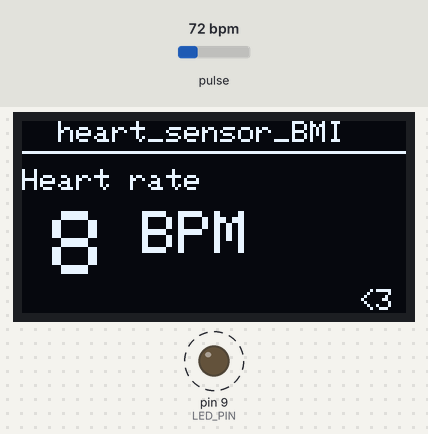
A sketch run on a simulated Arduino Uno, built with avr-gcc and run on an emulated ATmega328P. Shown: 128×64 one-colour display, output pins drawn as LEDs (lit = HIGH). Dashed ring = blinking. The inputs (shaded band) are chosen by the test bench; at power-on: pulse 72 bpm. What the sketch prints to the serial monitor is not drawn.

Above: at 1.7 s.
1.8 s: pulse set to 42 bpm
At 4.1 s:
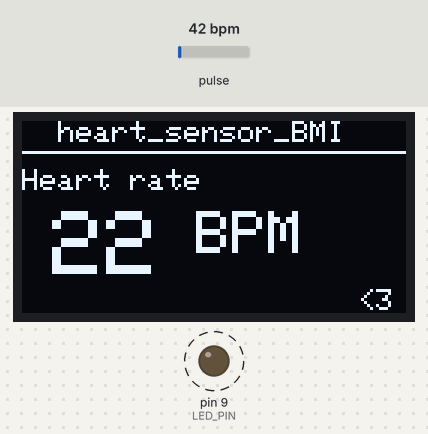
4.8 s: pulse set to 130 bpm
At 7.49 s:
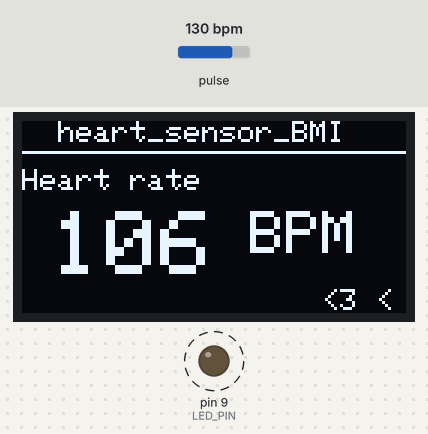
7.8 s: pulse set to 70 bpm
At 11.5 s:
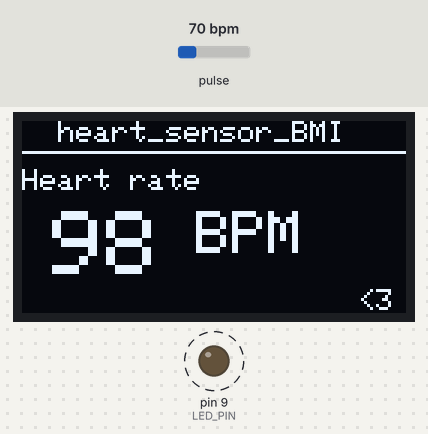
Timing chart, 0 to 15.9 s (numbered marks = the images above; inputs shaded):
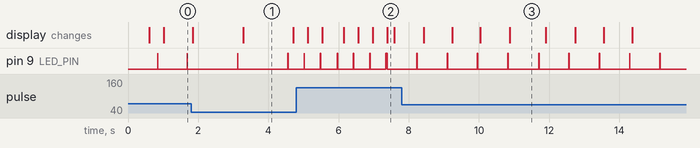

The sketch:

heart_sensor_BMI.ino
```cpp
/*
 * heart_sensor_BMI
 *
 * Arduino Uno R3 firmware:
 *   - MAX30102 pulse-oximeter / heart-rate sensor (I2C, address 0x57)
 *   - SSD1306 0.96" 128x64 OLED display (I2C, address 0x3C)
 *   - Heartbeat indicator LED on D9 (through 220 ohm resistor)
 *
 * Libraries (Arduino IDE -> Tools -> Manage Libraries...):
 *   - SparkFun MAX3010x Sensor     (by SparkFun Electronics)
 *   - Adafruit SSD1306             (by Adafruit)
 *   - Adafruit GFX Library         (by Adafruit)
 *
 * Wiring:
 *   MAX30102 VIN -> 3.3V,  GND -> GND,  SDA -> A4,  SCL -> A5
 *   SSD1306  VCC -> 3.3V (or 5V per module), GND -> GND,
 *             SDA -> A4,  SCL -> A5   (shared I2C bus)
 *   LED: D9 -> 220 ohm -> LED anode, LED cathode -> GND
 *
 * Open the Serial Monitor at 115200 baud for the plotter-ready output.
 */

#include <Wire.h>
#include "MAX30105.h"
#include "heartRate.h"
#include <Adafruit_SSD1306.h>
#include <Adafruit_GFX.h>

// ---------- Pins ---------------------------------------------------------
const uint8_t LED_PIN = 9;            // heartbeat indicator LED

// ---------- Display ------------------------------------------------------
#define SCREEN_WIDTH 128
#define SCREEN_HEIGHT 64
#define OLED_RESET   -1               // shared with Arduino reset
#define OLED_ADDR    0x3C
Adafruit_SSD1306 display(SCREEN_WIDTH, SCREEN_HEIGHT, &Wire, OLED_RESET);

// ---------- MAX30102 -----------------------------------------------------
MAX30105 particleSensor;

// ---------- Beat detection ----------------------------------------------
const uint8_t  BEAT_THRESHOLD     = 125;  // IR intensity delta that counts as a beat
const uint16_t BEAT_TIMEOUT_MS    = 2000; // no beat for 2 s -> reset average
const uint8_t  AVG_WINDOW         = 8;    // beats averaged for BPM

byte         heartRateArray[AVG_WINDOW];
uint8_t      heartRateIndex  = 0;
bool         beatArrived     = false;
long         lastBeatMillis  = 0;
float        beatsPerMinute  = 0.0;
int          beatAverage     = 0;

uint32_t     irValue         = 0;
bool         fingerDetected   = false;

// ---------- Display refresh ---------------------------------------------
const uint16_t DISPLAY_PERIOD_MS = 200;
uint32_t       lastDisplayMillis = 0;

// ---------- Serial log --------------------------------------------------
const uint16_t SERIAL_PERIOD_MS = 500;
uint32_t       lastSerialMillis = 0;

// ========================================================================

void setup() {
  pinMode(LED_PIN, OUTPUT);
  digitalWrite(LED_PIN, LOW);

  Serial.begin(115200);
  while (!Serial) { ; }               // wait for USB serial on native-USB boards
  Serial.println(F("heart_sensor_BMI starting..."));

  // --- OLED -------------------------------------------------------------
  if (!display.begin(SSD1306_SWITCHCAPVCC, OLED_ADDR)) {
    Serial.println(F("SSD1306 not found on I2C bus (0x3C). Check wiring."));
    while (true) { digitalWrite(LED_PIN, !digitalRead(LED_PIN)); delay(150); }
  }
  display.clearDisplay();
  display.setTextColor(SSD1306_WHITE);
  display.setTextSize(1);
  display.setCursor(0, 0);
  display.println(F("heart_sensor_BMI"));
  display.println(F(""));
  display.println(F("Warming up MAX30102..."));
  display.display();
  delay(500);

  // --- MAX30102 ---------------------------------------------------------
  if (!particleSensor.begin(Wire, I2C_SPEED_FAST)) {
    Serial.println(F("MAX30102 not found on I2C bus (0x57). Check wiring."));
    display.clearDisplay();
    display.setCursor(0, 0);
    display.println(F("ERROR"));
    display.println(F("MAX30102 not found"));
    display.display();
    while (true) { digitalWrite(LED_PIN, !digitalRead(LED_PIN)); delay(150); }
  }

  // Config tuned for finger-based heart-rate on a 5 V Uno:
  //  sample average 4, 400 samples/s, ADC range 4096, LED current 0x24 (~7 mA)
  particleSensor.setup(BEAT_THRESHOLD, 4, 2, 400, 411, 4096);
  particleSensor.setPulseAmplitudeRed(0x0A);
  particleSensor.setPulseAmplitudeIR(0x1F);   // IR drives the beat detection

  Serial.println(F("Place your fingertip lightly over the MAX30102 sensor."));
}

// ========================================================================

void loop() {
  irValue = particleSensor.getIR();

  // --- finger detection --------------------------------------------------
  fingerDetected = (irValue > 50000);

  // --- beat detection ----------------------------------------------------
  beatArrived = checkForBeat(irValue);

  if (beatArrived && fingerDetected) {
    // Flash the indicator LED and measure the inter-beat interval.
    digitalWrite(LED_PIN, HIGH);

    long interval = millis() - lastBeatMillis;
    lastBeatMillis = millis();

    if (interval > 300 && interval < 2000) {          // 30-200 BPM plausibility
      byte bpm = (byte)(60.0 / (interval / 1000.0));
      heartRateArray[heartRateIndex++] = bpm;
      heartRateIndex %= AVG_WINDOW;

      beatAverage = 0;
      for (uint8_t i = 0; i < AVG_WINDOW; i++) beatAverage += heartRateArray[i];
      beatAverage /= AVG_WINDOW;
      beatsPerMinute = beatAverage;
    }
  } else {
    digitalWrite(LED_PIN, LOW);
  }

  // --- BPM decay when finger is removed ---------------------------------
  if (!fingerDetected || (millis() - lastBeatMillis) > BEAT_TIMEOUT_MS) {
    beatsPerMinute    = 0;
    beatAverage       = 0;
    memset(heartRateArray, 0, sizeof(heartRateArray));
    heartRateIndex    = 0;
  }

  // --- OLED refresh ------------------------------------------------------
  if (millis() - lastDisplayMillis >= DISPLAY_PERIOD_MS) {
    lastDisplayMillis = millis();
    renderDisplay();
  }

  // --- Serial log (Serial Plotter friendly) ------------------------------
  if (millis() - lastSerialMillis >= SERIAL_PERIOD_MS) {
    lastSerialMillis = millis();
    Serial.print(F("IR="));
    Serial.print(irValue);
    Serial.print(F(" BPM="));
    Serial.println((int)beatsPerMinute);
  }
}

// ========================================================================

void renderDisplay() {
  display.clearDisplay();
  display.setTextSize(1);
  display.setCursor(0, 0);
  display.println(F("  heart_sensor_BMI"));
  display.drawLine(0, 10, SCREEN_WIDTH - 1, 10, SSD1306_WHITE);

  if (!fingerDetected) {
    display.setCursor(0, 24);
    display.setTextSize(1);
    display.println(F("Place finger on"));
    display.setCursor(0, 36);
    display.println(F("the MAX30102 sensor"));
  } else if (beatsPerMinute > 0) {
    display.setCursor(0, 16);
    display.setTextSize(1);
    display.println(F("Heart rate"));

    display.setTextSize(3);
    display.setCursor(10, 30);
    display.print((int)beatsPerMinute);
    display.setTextSize(2);
    display.print(F(" BPM"));

    // simple heartbeat glyph that tracks the LED
    display.setTextSize(1);
    display.setCursor(100, 56);
    display.print(digitalRead(LED_PIN) ? F("<3 <3") : F("  <3 "));
  } else {
    display.setCursor(0, 24);
    display.setTextSize(1);
    display.println(F("Measuring..."));
  }

  display.display();
}
```

Measured:
- after the input at 1.8 s, pin 9 (LED_PIN): alternates HIGH for 0.01 s and LOW for 1.4 s, starting after 1.3 s
- after the input at 4.8 s, pin 9 (LED_PIN): alternates HIGH for 0.01 s and LOW for 0.45 s, starting after 0.22 s
- after the input at 7.8 s, pin 9 (LED_PIN): alternates HIGH for 0.01 s and LOW for 0.85 s, starting after 0.43 s
- by itself, pin 9 (LED_PIN): alternates HIGH for 0.01 s and LOW for 0.83 s
- what the display in image 1 shows lasts 1.4 s, from 3.3 s to 4.7 s
